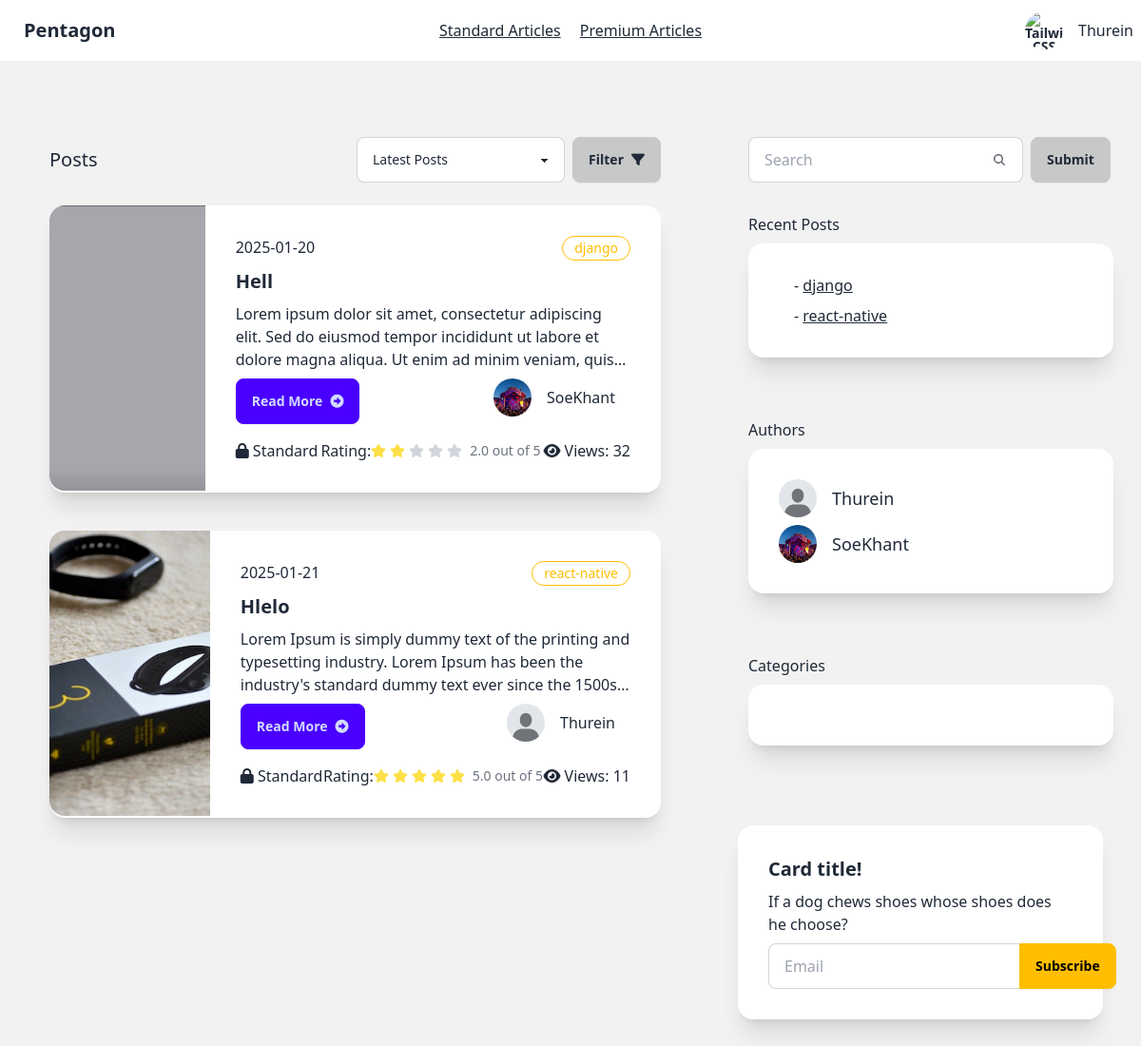
Page /reader/standard-posts/ (signed in) on the committed database.
### writer/models.py (models this page shows, shortened)
class Article(models.Model):
    CATEGORY_CHOICES = [
        ('flutter', 'Flutter'),
        ('react-native', 'React Native'),
        ('node.js', 'Node.JS'),
        ('spring-boot','Spring Boot'),
        ('laravel','Laravel'),
        ('django',"Django"),
        ('aws',"AWS"),
        ('web-development','Web Development'),
        ('mobile-development','Mobile Development'),
        ('cloud','Cloud Architect')
    ]
    title=models.CharField(max_length=100)
    content=models.TextField(
        validators=[
            MinLengthValidator(40, message="Content must be at least 40 characters long.")
        ]
    )
    author=models.ForeignKey(User, on_delete=models.CASCADE)
    view_count = models.PositiveIntegerField(default=0)
    posted_at=models.DateTimeField(auto_now_add=True)
    is_premium=models.BooleanField(default=False)
    is_standard=models.BooleanField(default=False)
    photo=models.ImageField(default='article/default.jpeg', blank=True, null=True,upload_to="article/")
    category = models.CharField(
        max_length=20,
        choices=CATEGORY_CHOICES,
        default='web-development',
        blank=False,
        null=False
    )
    def get_rating(self):
        reviews = self.article_review.all()
        if reviews:
            total_rating = sum(review.rating for review in reviews)
            return total_rating / len(reviews)
        else:
            return 0
    def get_author_name(self):
        return self.author.username
    def get_account_status(self):
        try:
            return self.author.account_status.first()
        except AccountStatus.DoesNotExist:
            return None

class ArticleReview(models.Model):
    article=models.ForeignKey(Article, on_delete=models.CASCADE,related_name="article_review")
    user=models.ForeignKey(User, on_delete=models.CASCADE, related_name="article_reviewer")
    comment=models.TextField(blank=True, null=True)
    rating=models.FloatField(default=0,blank=True, null=True)
    posted_at=models.DateTimeField(auto_now_add=True)

### account/models.py (models this page shows, shortened)
class AccountStatus(models.Model):
    is_verified=models.BooleanField(default=False)
    profile=models.ImageField(max_length=100, blank=True,default="account/default.jpeg",null=True,upload_to="media/account")
    user=models.ForeignKey(User, on_delete=models.CASCADE,related_name="account_status")
    rank=models.CharField(max_length=20,blank=True, default="Silver")
    created_at=models.DateTimeField(auto_now=True)

### reader/views.py (the view)
# urls.py: path('standard-posts/',views.standard_posts,name="standard-posts"),
@login_required(login_url="sign-in")
def standard_posts(request):
    try:
        sub_user=Subscription.objects.get(user=request.user,is_active=True)
    except Subscription.DoesNotExist:
        return redirect("subscription-locked")
    if sub_user.subscription_plan == 'Premium' or 'Standard':
        articles=Article.objects.filter(is_standard=True)
        article_standard_authors=Article.objects.filter(is_standard=True).values('author').distinct()
        article_authors=User.objects.filter(id__in=article_standard_authors)
        accounts=AccountStatus.objects.filter(user__in=article_authors)
        context={
            "articles":articles,
            "accounts":accounts
        }
        return render(request, "reader/standard-posts.html", context)
    else:
        return redirect("subscription-locked")

### reader/templates/reader/standard-posts.html (shortened to what this page needs)
{% extends "reader/base.html" %}
{% block content %}
<div class=" bg-base-200 min-h-screen flex w-100">
  <div class="grid grid-cols-8 gap-2 ">
      <div class="col-start-1 col-span-5 mt-12 mx-5">
          <div class="card">
              <div class="card-body">
                 <div class="flex justify-between items-center">
                  <p class="text-xl">Posts</p>
                  <div class="flex w-80">
                    <select id="postFilter" class="select select-bordered w-full max-w-xs ">
                      <option  selected>Latest Posts</option>
                    </select>
                    <button id="applyFilterBtn" class="btn btn-active ml-2">Filter <i class="fa-solid fa-filter"></i></button>
                  </div>
                 </div>
                  {% for article in articles %}
        <div class="card card-side bg-base-100 shadow-xl my-4">
          <figure class="w-11/12 h-5/6">
              <img
                style="min-height:300px;"
                src="{{article.photo.url}}"
                alt="Movie" />
            </figure>
          <div class="card-body">
            <div class="flex">
              <p>{{article.posted_at|date:'Y-m-d'}}</p>
              <div class="badge badge-warning badge-outline p-3">{{article.category}}</div>
            </div>
            <h2 class="card-title font-bold">{{article.title}}</h2>
            <p class="line-clamp-3">{{article.content|truncatewords:30}}</p>
            <div class="card-actions justify-between">
              <a href="{% url 'post-detail' article.id %}" class="btn btn-primary"> Read More<i class="fa-solid fa-circle-right"></i></a>
              <div>
                  <div class="flex-row flex items-center">
                      <div class="avatar">
                          <div class="w-10 rounded-full">
                              <img
                              style="object-fit: cover;width:100%;height:100%"
                              alt="Tailwind CSS Navbar component"
                              src="{{article.get_account_status.profile.url}}" />
                          </div>
                        </div>
                        <h2 class="mx-4">{{article.get_author_name}}</h2>
                  </div>
              </div>
            </div>
            <div class="flex justify-between items-center mt-2">
              <div>
                  {% if article.is_premium %}
                  <i class="fa-solid fa-crown text-warning"></i>
                  Premium
                  {% elif article.is_standard %}
                  <i class="fa-solid fa-lock"></i>
                  Standard
                  {% else %}
                  <i class="fa-solid fa-lock-open"></i>
                  Free
                  {% endif %}
              </div>
              <div class="flex items-center">
                Rating:
                <div class="flex">
                </div>
                <div class="">
                  <p class="ms-1 text-sm font-medium text-gray-500 dark:text-gray-400">{{article.get_rating}} out of 5</p>
                </div>
              </div>
              <div class="">
                  <i class="fa-solid fa-eye mr-1"></i>Views:
                 {{article.view_count}}
              </div>
            </div>
          </div>
        </div>
        {% endfor %}
              </div>
          </div>
      </div>
      <div class="col-start-6 col-span-2 mt-20">
          <div class="flex-row">
            <div class="ml-8">
              <form action="" class="flex" method="get">
                <label class="input input-bordered flex items-center gap-2">
                  <input type="text" class="grow" name="search" placeholder="Search" />
                  <svg
                    xmlns="http://www.w3.org/2000/svg"
                    viewBox="0 0 16 16"
                    fill="currentColor"
                    class="h-4 w-4 opacity-70">
                    <path
                      fill-rule="evenodd"
                      d="M9.965 11.026a5 5 0 1 1 1.06-1.06l2.755 2.754a.75.75 0 1 1-1.06 1.06l-2.755-2.754ZM10.5 7a3.5 3.5 0 1 1-7 0 3.5 3.5 0 0 1 7 0Z"
                      clip-rule="evenodd" />
                  </svg>
                </label>
                <input type="submit" value="Submit" class="btn btn-active ml-2">
              </form>
            </div>
            <div class="card">
              <div class="card-body">
                  Recent Posts
                  <div class="card bg-base-100 w-96 shadow-xl">
                      <div class="card-body">
                         {% for article in articles %}
                         <div class="flex-row flex items-center">
                               <h2 class="mx-4">- <a href="" class="link">{{article.category}}</a></h2>
                         </div>
                         {% endfor %}
                      </div>
                    </div>
                </div>
              </div>
            <div class="card">
              <div class="card-body">
                  Authors
                  <div class="card bg-base-100 w-96 shadow-xl">
                      <div class="card-body">
                         {% for account in accounts %}
                         <div class="flex-row flex items-center">
                          <div class="avatar">
                              <div class="w-10 rounded-full">
                                <img src="{{account.profile.url}}" />
                              </div>
                            </div>
                               <h2 class="mx-4 text-lg">{{account.user.username}}</h2>
                         </div>
                         {% endfor %}
                      </div>
                    </div>
                </div>
              </div>
              <div class="card">
                <div class="card-body">
                    Categories
                    <div class="card bg-base-100 w-96 shadow-xl">
                        <div class="card-body">
                        </div>
                      </div>
                  </div>
                </div>
          </div>
          </div>
      </div>
</div>
<div class="absolute bg-transparent bottom-2 right-96  h-16 w-16">
<div class="fixed bottom-1  p-6 rounded-lg">
  <div class="card  bg-base-100 w-96 shadow-xl">
    <div class="card-body">
          <h2 class="card-title">Card title!</h2>
          <p>If a dog chews shoes whose shoes does he choose?</p>
      <div class="join">
        <input class="input input-bordered join-item" placeholder="Email" />
        <button class="btn btn-warning join-item ">Subscribe</button>
    </div>
    </div>
  </div>
</div>
</div>
{% endblock  %}

### reader/templates/reader/base.html (shortened to what this page needs)
{% load static %}
<!DOCTYPE html>
<html lang="en">
<head>
    <link href="https://cdn.jsdelivr.net/npm/daisyui@latest/dist/full.min.css" rel="stylesheet" type="text/css" />
    <link href="{% static 'fontawesomefree/css/fontawesome.css' %}" rel="stylesheet" type="text/css">
    <link href="{% static 'fontawesomefree/css/brands.css' %}" rel="stylesheet" type="text/css">
    <link href="{% static 'fontawesomefree/css/solid.css' %}" rel="stylesheet" type="text/css">
</head>
<body>
    <div class="navbar bg-base-100">
        <div class="navbar-start">
          <a href="{% url 'home' %}" class="btn btn-ghost text-xl">Pentagon</a>
        </div>
        <div class="navbar-center gap-5">
            <a id="standard" href="{% url 'standard-posts' %}" class=" link ">Standard Articles</a>
            <a  href="{% url 'premium-posts' %}" class="link">Premium Articles</a>
          </div>
        <div class="navbar-end gap-3">
          {% if user.is_authenticated %}
          <div class="dropdown dropdown-end">
            <div tabindex="0" role="button" class="btn btn-ghost btn-circle avatar">
              <div class="w-10 rounded-full">
                <img
                  style="object-fit: contain;width:100%;height:100%"
                  alt="Tailwind CSS Navbar component"
                  src="{{account_status.profile.url}}" />
              </div>
            </div>
          </div>
          {{user}}
          {% else %}
          <a href="{% url 'sign-up' %}" class="btn">Sign Up</a>
          <a href="{% url 'sign-in' %}" class="btn">Sign In</a>
          {% endif %}
        </div>
       </div>
    {% block content %}
    {% endblock  %}
    <script src="https://cdn.tailwindcss.com"></script>
</body>
</html>

### rows in the picture
Article: photo (picture), posted_at "2025-01-20", category "django", title "Hell", content "Lorem ipsum dolor sit amet, consectetur adipiscing elit. Sed do eiusmod tempor incididunt ut labore et dolore magna aliqua. Ut enim ad minim veniam,…", get_account_status.profile (picture), get_author_name "SoeKhant", is_premium False (drawn), get_rating "2.0", view_count "32"
Article: photo (picture), posted_at "2025-01-21", category "react-native", title "Hlelo", content "Lorem Ipsum is simply dummy text of the printing and typesetting industry. Lorem Ipsum has been the industry's standard dummy text ever since the…", get_account_status.profile (placeholder picture), get_author_name "Thurein", is_premium False (drawn), get_rating "5.0", view_count "11"
AccountStatus: profile (placeholder picture), user.username "Thurein"
AccountStatus: profile (picture), user.username "SoeKhant"

### other values in the picture
{{ user }} "Thurein"
